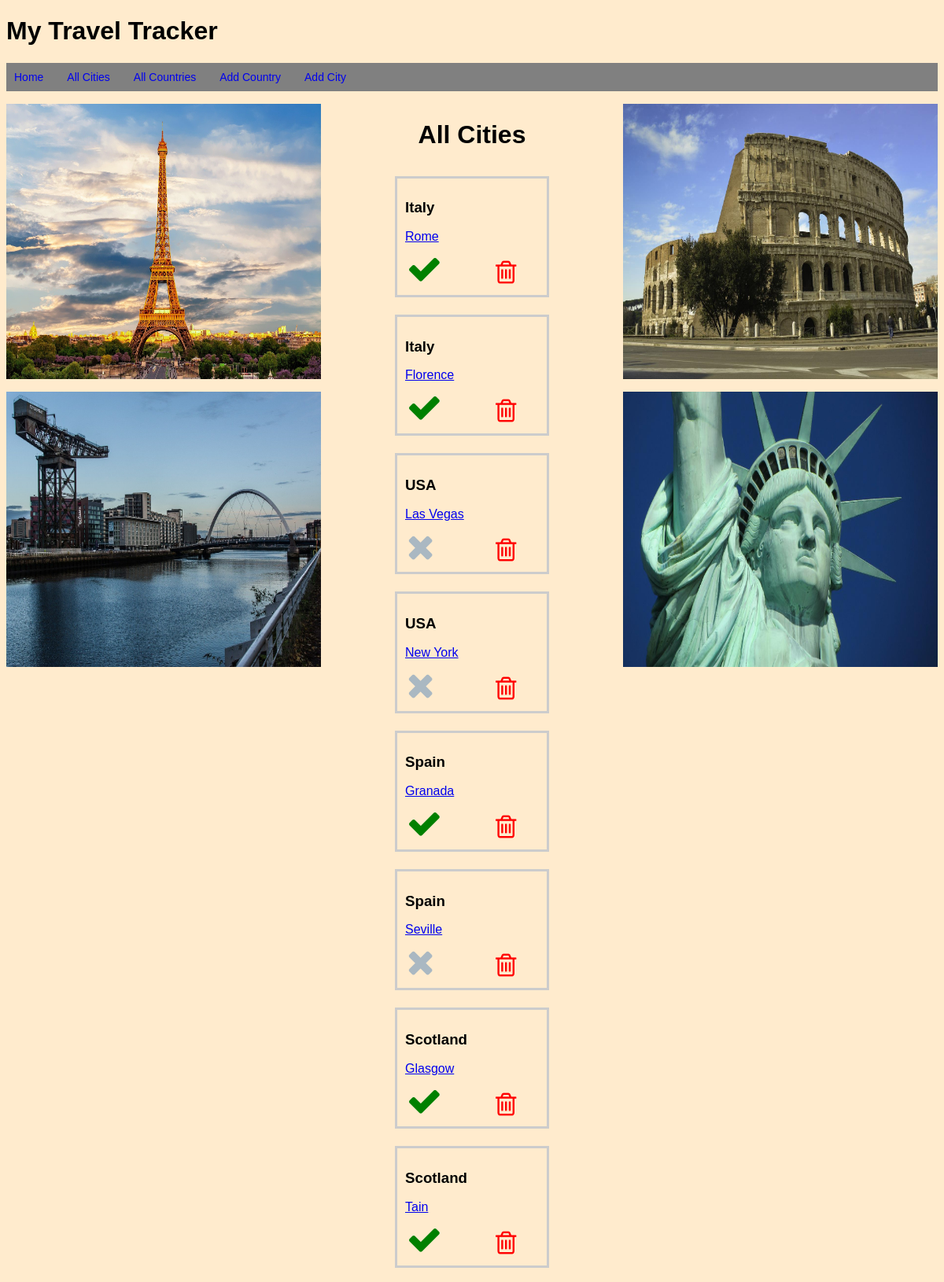
Before: /cities with the older database file.
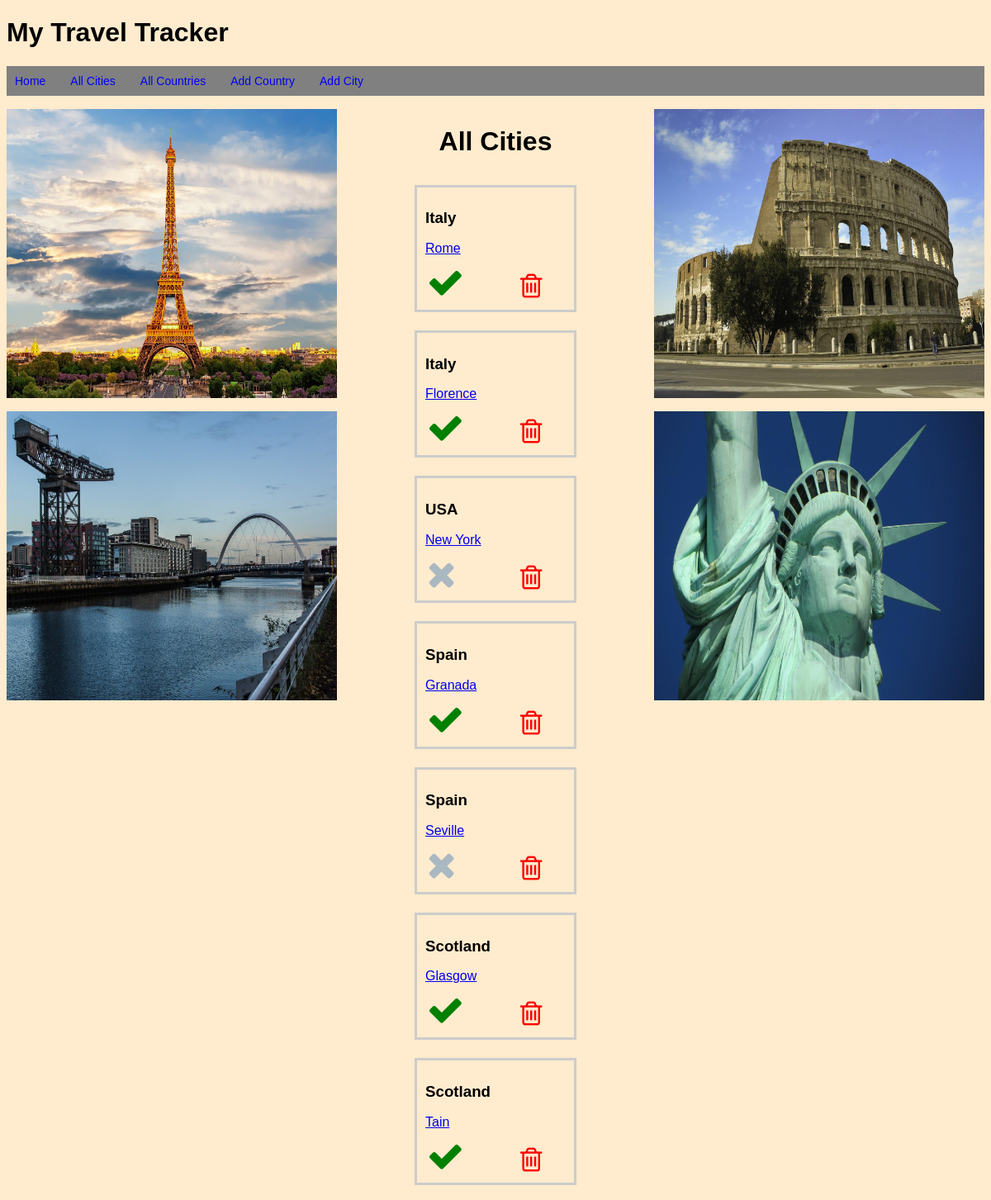
After: the same page with the newer database file.
### tables this page shows
CREATE TABLE cities (
    id INTEGER PRIMARY KEY AUTOINCREMENT,
    name VARCHAR,
    completed BOOLEAN,
    country_id INTEGER NOT NULL,
      FOREIGN KEY (country_id)
        REFERENCES countries (id)
);

CREATE TABLE countries (
    id INTEGER PRIMARY KEY AUTOINCREMENT,
    title VARCHAR
);

### controllers/city_controller.py (the view)
@cities_blueprint.route("/cities")
def cities():
    cities = city_repository.select_all()
    return render_template("cities/index.html", all_cities = cities)

### db/run_sql.py (called while the page is built)
def get_db():
    path = os.path.dirname(os.path.abspath(__file__))
    db = os.path.join(path, "travel_manager.db")
    conn = sqlite3.connect(db)
    conn.execute("PRAGMA foreign_keys = 1")
    conn.row_factory = sqlite3.Row
    return conn

def run_sql(sql, values = []):
    db = get_db()
    cursor = db.cursor()
    cursor.execute(sql, values)
    results = cursor.fetchall()
    db.commit()
    db.close()
    return results

### repositories/city_repository.py (called while the page is built)
def select_all():
    cities = []
    sql = "SELECT * FROM cities"
    results = run_sql(sql)
    for row in results:
        completed = True if row['completed'] == 1 else False
        country = country_repository.select(row['country_id'])
        city = City(row['name'], country, completed, row['id'] )
        cities.append(city)
    return cities

### repositories/country_repository.py (called while the page is built)
def select(id):
    country = None
    sql = "SELECT * FROM countries WHERE id = ?"
    values = [id]
    result = run_sql(sql, values)[0]
    if result is not None:
        country = Country(result['title'], result['id'])
    return country

### templates/cities/index.html
{% extends "base.html" %}
{% block content %}
<h1>All Cities</h1>
<div class="cities">
    {% for city in all_cities %}
    <div class="city">
        <div class="content">
            <h3>{{city.country.title}}</h3>
            <div class="description">
                <a href="/cities/{{city.id}}">{{city.name}}</a>
            </div>
            <div class="buttons">
                {% if city.completed == True %}
                <i class="fa fa-check fa-2x" style="color:green" aria-hidden="true"></i>
                {% else %}
                <i class="fa fa-times fa-2x" aria-hidden="true"></i>
                {% endif %}
                <form class="delete-form" action="/cities/{{city.id}}/delete" method="POST">
                    <button class="trash-button"><i class="fa fa-trash-o fa-3x" style="color:red"
                            aria-hidden="true"></i></button>
                </form>
            </div>
        </div>
    </div>
    {% endfor %}
</div>
{% endblock %}

### templates/base.html (shortened to what this page needs)
<!DOCTYPE html>
<html lang="en">
<head>
    <link rel="stylesheet" href="https://stackpath.bootstrapcdn.com/font-awesome/4.7.0/css/font-awesome.min.css"
>
    <link rel="stylesheet" href="{{ url_for('static', filename='style.css') }}">
</head>
<body>
    <header>
        <h1>My Travel Tracker</h1>
        <nav>
            <ul class="menu">
                <li><a href="/">Home</a></li>
                <li><a href="/cities">All Cities</a></li>
                <li><a href="/countries">All Countries</a></li>
                <li><a href="/countries/new_country">Add Country</a></li>
                <li><a href="/cities/new">Add City</a></li>
            </ul>
        </nav>
    </header>
    <div class="layout">
        <div class="images1">
            <img src="/static/images/eiffel-tower.jpg" alt="Eiffel Tower" width="400" height="350">
            <img src="/static/images/glasgow-gb33a972eb_1280.jpg" alt="Clyde" width="400" height="350">
        </div>
        <div class="container">
            {% block content %}{% endblock %}
        </div>
        <div class="images2">
            <img src="/static/images/colosseum-gb9833a126_1280.jpg" alt="Coloseum" width="400" height="350">
            <img src="/static/images/statue-of-liberty-g67c8976b4_1280.jpg" alt="Statue of Liberty" width="400"
                height="350">
        </div>
    </div>
</body>
</html>

### static/style.css (style rules this page uses)
body { font-family: "Helvetica", arial, sans-serif; font-size: 16px; background-color: blanchedalmond; }
.city { display: flex; border: 3px solid #ccc; width: 170px; margin: 12px; min-height: 68px; padding: 10px; line-height: 18px; margin-bottom: 10px; }
.cities { display: flex; justify-content: center; flex-wrap: wrap; }
.layout { display: flex; flex-direction: row; justify-content: center; }
.images1 { display: flex; align-items: flex-end; flex-direction: column; gap: 1rem; }
.images2 { display: flex; align-items: flex-start; flex-direction: column; gap: 1rem; }
.buttons { margin-top: 10px; margin-left: 2px; font-size: 1.4em; color: #aab8c2; }
.buttons i { width: 80px; }
input, select, button { font-size: 100%; width: 100%; padding: 10px; margin: 10px; box-sizing: border-box; }
.trash-button { display: contents; font-size: 50%; }
.delete-form { display: inline; }
.menu { display: flex; padding: 10px; background-color: gray; color: white; }
.menu li a { text-decoration: none; }
.menu li { padding-right: 30px; list-style: none; color: white; font-family: "Helvetica", arial, sans-serif; font-size: 14px; }
.container { display: flex; flex-direction: column; align-items: center; width: 500px; }

Changed rows visible on the page:
removed cities: country "USA", name "Las Vegas", completed False (drawn)
